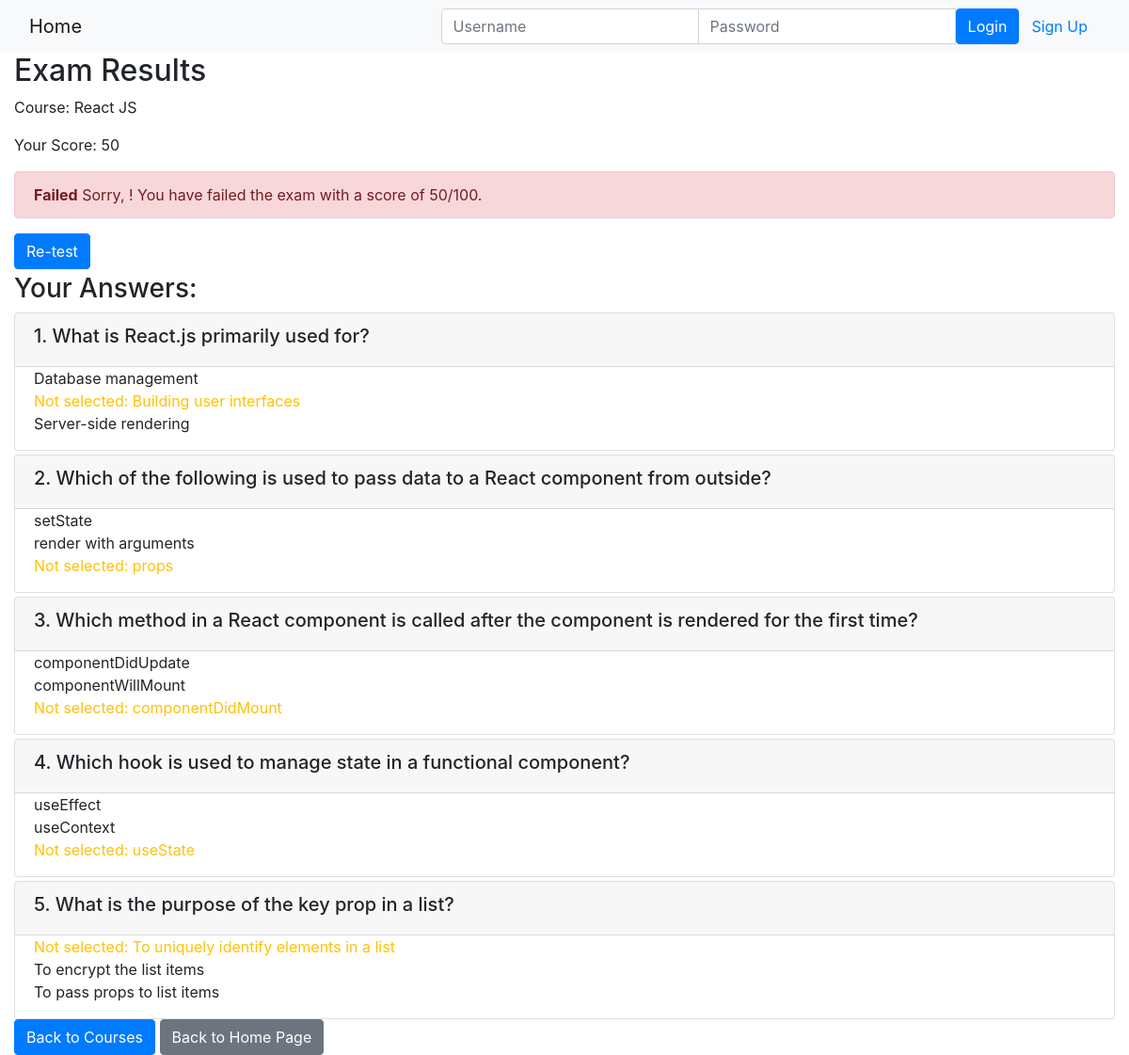
/course/5/submission/5/result/, run on the app's committed database.
### onlinecourse/models.py (models this page shows, shortened)
class Course(models.Model):
    name = models.CharField(null=False, max_length=30, default='online course')
    image = models.ImageField(upload_to='course_images/')
    description = models.CharField(max_length=1000)
    pub_date = models.DateField(null=True)
    instructors = models.ManyToManyField(Instructor)
    users = models.ManyToManyField(settings.AUTH_USER_MODEL, through='Enrollment')
    total_enrollment = models.IntegerField(default=0)
    is_enrolled = False

class Question(models.Model):
    course = models.ForeignKey(Course, on_delete=models.CASCADE)
    content = models.CharField(max_length=200)
    grade = models.IntegerField(default=50)

class Choice(models.Model):
    question = models.ForeignKey(Question, on_delete=models.CASCADE)
    content = models.CharField(max_length=200)
    is_correct = models.BooleanField(default=False)

### onlinecourse/views.py (the view)
# urls.py: path('course/<int:course_id>/submission/<int:submission_id>/result/', views.show_exam_result, name="exam_result"),
def show_exam_result(request, course_id, submission_id):
    course = get_object_or_404(Course, pk=course_id)
    submission = get_object_or_404(Submission, pk=submission_id)
    choices = submission.choices.all()
    total_score = sum(choice.question.grade for choice in choices if choice.is_correct)
    context = {
        'course': course,
        'grade': total_score,
        'choices': choices,
    }
    return render(request, 'onlinecourse/exam_result_bootstrap.html', context)

### onlinecourse/templates/onlinecourse/exam_result_bootstrap.html (shortened to what this page needs)
{% extends "base.html" %}
{% block content %}
    <h2>Exam Results</h2>
    <p>Course: {{ course.name }}</p>
    <p>Your Score: {{ grade }}</p>
    {% if grade > 80 %}
    <div class="alert alert-success">
        <b>Congratulations, {{ user.first_name }}!</b> You have passed the exam and completed the course with a score of {{ grade }}/100.
    </div>
    {% else %}
    <div class="alert alert-danger">
        <b>Failed</b> Sorry, {{ user.first_name }}! You have failed the exam with a score of {{ grade }}/100.
    </div>
    <a class="btn btn-primary text-bold" href="{% url 'onlinecourse:exam_page' course.id %}">Re-test</a>
    {% endif %}
    <div class="card-columns-vertical mt-1">
        <h3>Your Answers:</h3>
        {% for question in course.question_set.all %}
        <div class="card mt-1">
            <div class="card-header"><h5>{{ question.content }}</h5></div>
            <div class="form-group">
                {% for choice in question.choice_set.all %}
                <div class="form-check">
                    {% if choice.is_correct and choice in choices %}
                    <div class="text-success">Correct answer: {{ choice.content }}</div>
                    {% elif choice.is_correct and not choice in choices %}
                    <div class="text-warning">Not selected: {{ choice.content }}</div>
                    {% elif not choice.is_correct and choice in choices %}
                    <div class="text-danger">Wrong answer: {{ choice.content }}</div>
                    {% else %}
                    <div>{{ choice.content }}</div>
                    {% endif %}
                </div>
                {% endfor %}
            </div>
        </div>
        {% endfor %}
    </div>
    <a href="{% url 'onlinecourse:course_details' course.id %}" class="btn btn-primary">Back to Courses</a>
    <a href="{% url 'onlinecourse:index' %}" class="btn btn-secondary">Back to Home Page</a>
{% endblock %}

### data on the page
Course: name "React JS"
Question: content "1. What is React.js primarily used for?"
Choice: content "Database management"
Choice: content "Building user interfaces"
Choice: content "Server-side rendering"
Question: content "2. Which of the following is used to pass data to a React component from outside?"
Choice: content "setState"
Choice: content "render with arguments"
Choice: content "props"
Question: content "3. Which method in a React component is called after the component is rendered for the first time?"
Choice: content "componentDidUpdate"
Choice: content "componentWillMount"
Choice: content "componentDidMount"
Question: content "4. Which hook is used to manage state in a functional component?"
Choice: content "useEffect"
Choice: content "useContext"
Choice: content "useState"
Question: content "5. What is the purpose of the key prop in a list?"
Choice: content "To uniquely identify elements in a list"
Choice: content "To encrypt the list items"
Choice: content "To pass props to list items"

### other printed values
{{ grade }} "50"
